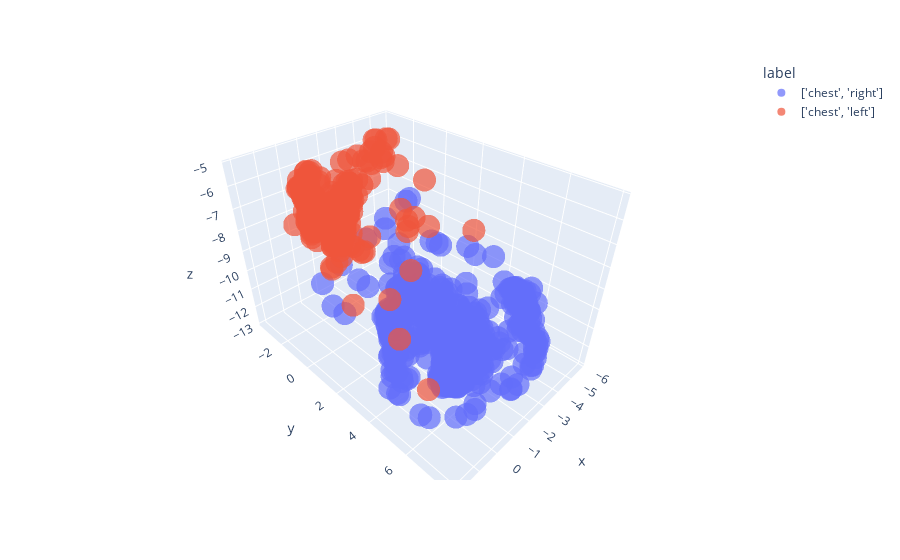

The notebook cell saved with this chart:
### Code cell
df = pd.concat([df3, df4])
fig = px.scatter_3d(df, x='x', y='y', z='z', color='label',opacity=.7)
fig.show()

### Figure 1 — Plotly figure (JSON) as saved in the notebook; plotly's stock layout.template omitted (floating-point values rounded to 4 significant figures; data arrays with more than 128 entries replaced by an {"elided": "..."} marker saying what was removed)
{"data": [{"hovertemplate": "label=['chest', 'right']<br>x=%{x}<br>y=%{y}<br>z=%{z}<extra></extra>", "legendgroup": "['chest', 'right']", "marker": {"color": "#636efa", "opacity": 0.7, "symbol": "circle"}, "mode": "markers", "name": "['chest', 'right']", "scene": "scene", "showlegend": true, "type": "scatter3d", "x": {"elided": "518 float values"}, "y": {"elided": "518 float values"}, "z": {"elided": "518 float values"}}, {"hovertemplate": "label=['chest', 'left']<br>x=%{x}<br>y=%{y}<br>z=%{z}<extra></extra>", "legendgroup": "['chest', 'left']", "marker": {"color": "#EF553B", "opacity": 0.7, "symbol": "circle"}, "mode": "markers", "name": "['chest', 'left']", "scene": "scene", "showlegend": true, "type": "scatter3d", "x": {"elided": "412 float values"}, "y": {"elided": "412 float values"}, "z": {"elided": "412 float values"}}], "layout": {"legend": {"title": {"text": "label"}, "tracegroupgap": 0}, "margin": {"t": 60}, "scene": {"domain": {"x": [0, 1], "y": [0, 1]}, "xaxis": {"title": {"text": "x"}}, "yaxis": {"title": {"text": "y"}}, "zaxis": {"title": {"text": "z"}}}}}
